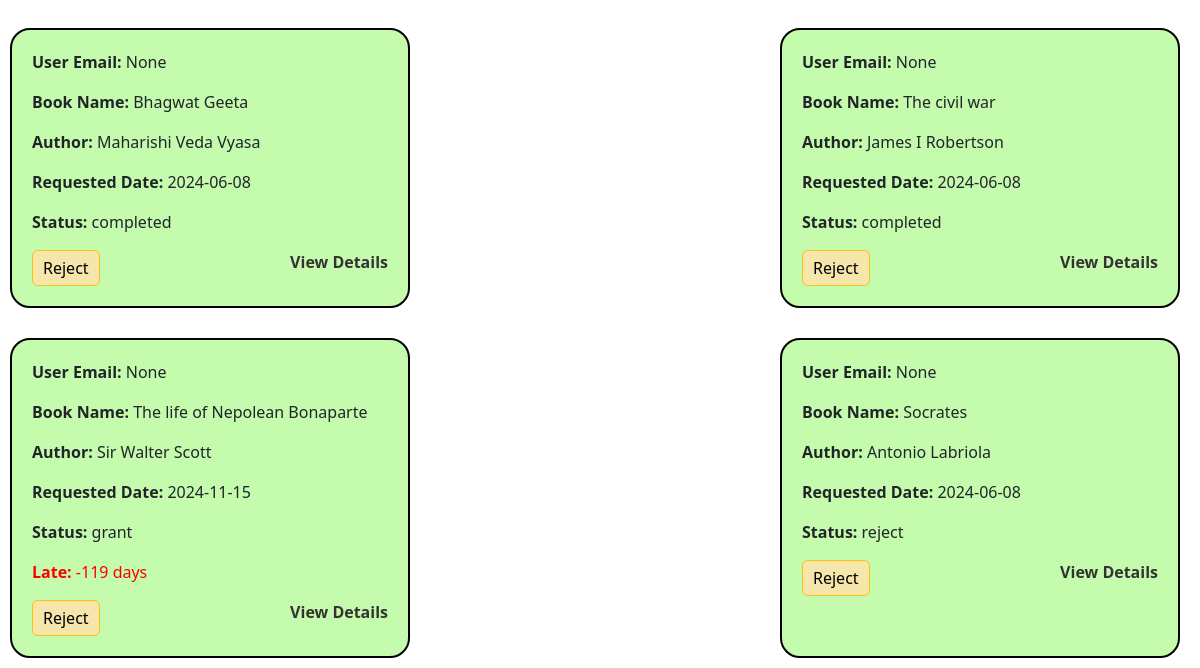
The app's page /dashboard (lower part), older data.
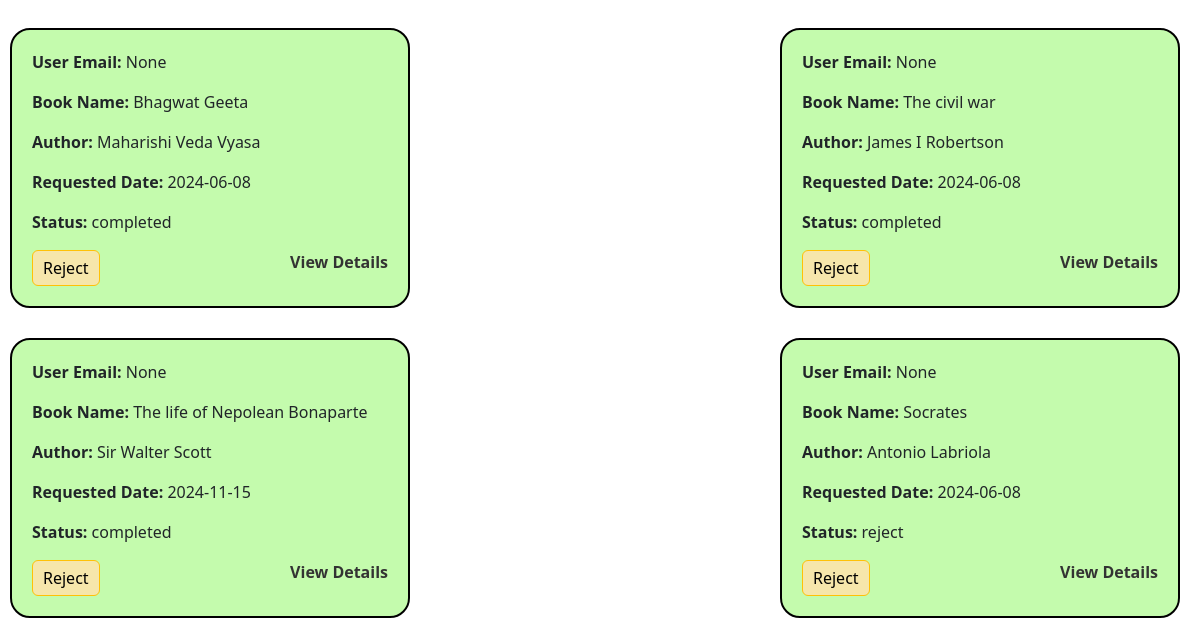
The same page, newer data.
### tables this page shows
CREATE TABLE Requests (
        request_id INTEGER PRIMARY KEY AUTOINCREMENT,
        user_id INTEGER,
        book_id INTEGER,
        book_name TEXT,
        author_name TEXT,
        section_name TEXT,
        request_date DATE,
        status TEXT,
        issue_date DATE,
        return_date DATE,
        days INTEGER,
        feedback TEXT,
        rating INTEGER,
        FOREIGN KEY (user_id) REFERENCES Users(id),
        FOREIGN KEY (book_id) REFERENCES Books(id)
    );

### dashboard.py (the view)
@dashboard.route('/dashboard')
def board():
    conn = sqlite3.connect('library.db')
    cursor = conn.cursor()
    cursor.execute("SELECT * FROM Requests")
    requests = cursor.fetchall()
    user_emails = {}
    cursor.execute("SELECT id, email FROM users")
    users = cursor.fetchall()
    for user in users:
        user_emails[user[0]] = user[1]
    conn.close()
    modified_requests = []
    for req in requests:
        if req[7] == 'grant' and req[8]:
            issue_date = datetime.strptime(req[8], '%Y-%m-%d')
            return_date = datetime.strptime(req[9], '%Y-%m-%d')
            days_left = (return_date - datetime.now()).days+1
            if days_left <= -3:
                conn = sqlite3.connect('library.db')
                cursor = conn.cursor()
                cursor.execute("UPDATE Requests SET status = ? WHERE request_id = ?", ('completed', req[0]))
                conn.commit()
                conn.close()
            modified_req = list(req)
            modified_req.append(days_left)
            modified_requests.append(tuple(modified_req))
        else:
            modified_requests.append(req)
    reversed_requests = list(reversed(modified_requests))
    return render_template("dashboard.html", requests=reversed_requests, user_emails=user_emails)

### templates/dashboard.html (shortened to what this page needs)
<!DOCTYPE html>
<html lang="en">
  <head>
    <link
      href="https://cdn.jsdelivr.net/npm/bootstrap@5.3.3/dist/css/bootstrap.min.css"
      rel="stylesheet"
    />
  </head>
  <body>
    <div class="request-container">
      {% for req in requests %}
      <div class="request-box">
        <div class="request-details">
          <p>
            <strong>User Email:</strong> {{ user_emails.get(req[1]) }}
          </p>
          <p><strong>Book Name:</strong> {{ req[3] }}</p>
          <p><strong>Author:</strong> {{ req[4] }}</p>
          <p><strong>Requested Date:</strong> {{ req[6] }}</p>
          <p><strong>Status:</strong> {{ req[7] }}</p>
          {% if req[7] == 'grant' %}
      {% if req[13] < 0 %}
      <p style="color: red;"><strong>Late:</strong> {{ req[13] }} days</p>
      {% else %}
      <p><strong>Days Left:</strong> {{ req[13] }}</p>
      {% endif %}
      {% endif %}
        </div>
        <div class="button-container">
          <button
            type="button"
            class="btn btn-warning"
            onclick="updateStatus({{ req[0] }}, 'reject')"
            style="color: black; background-color: rgb(246, 230, 171)"
          >
            Reject
          </button>
          <a
            href="#"
            onclick="showBookDetails('{{ req[3] }}', '{{ req[4] }}', '{{ req[5] }}', {{ req[10] }}, '{{ user_emails.get(req[1], 'N/A') }}')"
            >View Details</a
          >
        </div>
      </div>
      {% endfor %}
    </div>
  </body>
</html>

Row changes from the older to the newer data that the page shows:
changed Requests "The life of Nepolean Bonaparte": status "grant" → "completed"; req "-119" → (not shown)
